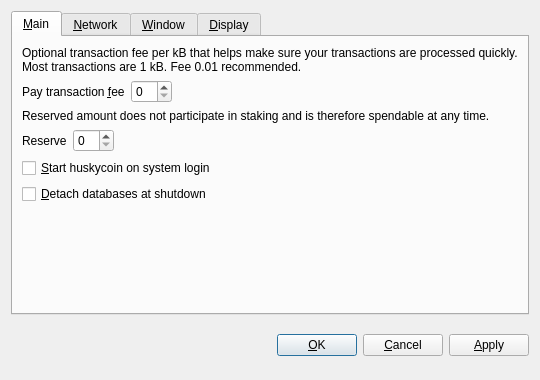
<?xml version="1.0" encoding="UTF-8"?>
<ui version="4.0">
 <class>OptionsDialog</class>
 <widget class="QDialog" name="OptionsDialog">
  <property name="geometry">
   <rect>
    <x>0</x>
    <y>0</y>
    <width>540</width>
    <height>380</height>
   </rect>
  </property>
  <property name="windowTitle">
   <string>Options</string>
  </property>
  <property name="modal">
   <bool>true</bool>
  </property>
  <layout class="QVBoxLayout" name="verticalLayout">
   <item>
    <widget class="QTabWidget" name="tabWidget">
     <property name="tabPosition">
      <enum>QTabWidget::North</enum>
     </property>
     <property name="currentIndex">
      <number>0</number>
     </property>
     <widget class="QWidget" name="tabMain">
      <attribute name="title">
       <string>&amp;Main</string>
      </attribute>
      <layout class="QVBoxLayout" name="verticalLayout_Main">
       <item>
        <widget class="QLabel" name="transactionFeeInfoLabel">
         <property name="text">
          <string>Optional transaction fee per kB that helps make sure your transactions are processed quickly. Most transactions are 1 kB. Fee 0.01 recommended.</string>
         </property>
         <property name="textFormat">
          <enum>Qt::PlainText</enum>
         </property>
         <property name="wordWrap">
          <bool>true</bool>
         </property>
        </widget>
       </item>
       <item>
        <layout class="QHBoxLayout" name="horizontalLayoutFee">
         <item>
          <widget class="QLabel" name="transactionFeeLabel">
           <property name="text">
            <string>Pay transaction &amp;fee</string>
           </property>
           <property name="textFormat">
            <enum>Qt::PlainText</enum>
           </property>
           <property name="buddy">
            <cstring>transactionFee</cstring>
           </property>
          </widget>
         </item>
         <item>
          <widget class="BitcoinAmountField" name="transactionFee"/>
         </item>
         <item>
          <spacer name="horizontalSpacerFee">
           <property name="orientation">
            <enum>Qt::Horizontal</enum>
           </property>
           <property name="sizeHint" stdset="0">
            <size>
             <width>40</width>
             <height>20</height>
            </size>
           </property>
          </spacer>
         </item>
        </layout>
       </item>
       <item>
        <widget class="QLabel" name="reserveBalanceInfoLabel">
         <property name="text">
          <string>Reserved amount does not participate in staking and is therefore spendable at any time.</string>
         </property>
         <property name="textFormat">
          <enum>Qt::PlainText</enum>
         </property>
         <property name="wordWrap">
          <bool>true</bool>
         </property>
        </widget>
       </item>
       <item>
        <layout class="QHBoxLayout" name="horizontalLayoutReserveBalance">
         <item>
          <widget class="QLabel" name="reserveBalanceLabel">
           <property name="text">
            <string>Reserve</string>
           </property>
           <property name="textFormat">
            <enum>Qt::PlainText</enum>
           </property>
           <property name="buddy">
            <cstring>reserveBalance</cstring>
           </property>
          </widget>
         </item>
         <item>
          <widget class="BitcoinAmountField" name="reserveBalance"/>
         </item>
         <item>
          <spacer name="horizontalSpacerReserveBalance">
           <property name="orientation">
            <enum>Qt::Horizontal</enum>
           </property>
           <property name="sizeHint" stdset="0">
            <size>
             <width>40</width>
             <height>20</height>
            </size>
           </property>
          </spacer>
         </item>
        </layout>
       </item>
       <item>
        <widget class="QCheckBox" name="bitcoinAtStartup">
         <property name="toolTip">
          <string>Automatically start huskycoin after logging in to the system.</string>
         </property>
         <property name="text">
          <string>&amp;Start huskycoin on system login</string>
         </property>
        </widget>
       </item>
       <item>
        <widget class="QCheckBox" name="detachDatabases">
         <property name="toolTip">
          <string>Detach block and address databases at shutdown. This means they can be moved to another data directory, but it slows down shutdown. The wallet is always detached.</string>
         </property>
         <property name="text">
          <string>&amp;Detach databases at shutdown</string>
         </property>
        </widget>
       </item>
       <item>
        <spacer name="verticalSpacer_Main">
         <property name="orientation">
          <enum>Qt::Vertical</enum>
         </property>
         <property name="sizeHint" stdset="0">
          <size>
           <width>20</width>
           <height>40</height>
          </size>
         </property>
        </spacer>
       </item>
      </layout>
     </widget>
     <widget class="QWidget" name="tabNetwork">
      <attribute name="title">
       <string>&amp;Network</string>
      </attribute>
      <layout class="QVBoxLayout" name="verticalLayout_Network">
       <item>
        <widget class="QCheckBox" name="mapPortUpnp">
         <property name="toolTip">
          <string>Automatically open the huskycoin client port on the router. This only works when your router supports UPnP and it is enabled.</string>
         </property>
         <property name="text">
          <string>Map port using &amp;UPnP</string>
         </property>
        </widget>
       </item>
       <item>
        <widget class="QCheckBox" name="connectSocks">
         <property name="toolTip">
          <string>Connect to the huskycoin network through a SOCKS proxy (e.g. when connecting through Tor).</string>
         </property>
         <property name="text">
          <string>&amp;Connect through SOCKS proxy:</string>
         </property>
        </widget>
       </item>
       <item>
        <layout class="QHBoxLayout" name="horizontalLayout_Network">
         <item>
          <widget class="QLabel" name="proxyIpLabel">
           <property name="text">
            <string>Proxy &amp;IP:</string>
           </property>
           <property name="textFormat">
            <enum>Qt::PlainText</enum>
           </property>
           <property name="buddy">
            <cstring>proxyIp</cstring>
           </property>
          </widget>
         </item>
         <item>
          <widget class="QValidatedLineEdit" name="proxyIp">
           <property name="maximumSize">
            <size>
             <width>140</width>
             <height>16777215</height>
            </size>
           </property>
           <property name="toolTip">
            <string>IP address of the proxy (e.g. 127.0.0.1)</string>
           </property>
          </widget>
         </item>
         <item>
          <widget class="QLabel" name="proxyPortLabel">
           <property name="text">
            <string>&amp;Port:</string>
           </property>
           <property name="textFormat">
            <enum>Qt::PlainText</enum>
           </property>
           <property name="buddy">
            <cstring>proxyPort</cstring>
           </property>
          </widget>
         </item>
         <item>
          <widget class="QLineEdit" name="proxyPort">
           <property name="maximumSize">
            <size>
             <width>55</width>
             <height>16777215</height>
            </size>
           </property>
           <property name="toolTip">
            <string>Port of the proxy (e.g. 9050)</string>
           </property>
          </widget>
         </item>
         <item>
          <widget class="QLabel" name="socksVersionLabel">
           <property name="text">
            <string>SOCKS &amp;Version:</string>
           </property>
           <property name="textFormat">
            <enum>Qt::PlainText</enum>
           </property>
           <property name="buddy">
            <cstring>socksVersion</cstring>
           </property>
          </widget>
         </item>
         <item>
          <widget class="QValueComboBox" name="socksVersion">
           <property name="toolTip">
            <string>SOCKS version of the proxy (e.g. 5)</string>
           </property>
          </widget>
         </item>
         <item>
          <spacer name="horizontalSpacer_Network">
           <property name="orientation">
            <enum>Qt::Horizontal</enum>
           </property>
           <property name="sizeHint" stdset="0">
            <size>
             <width>40</width>
             <height>20</height>
            </size>
           </property>
          </spacer>
         </item>
        </layout>
       </item>
       <item>
        <spacer name="verticalSpacer_Network">
         <property name="orientation">
          <enum>Qt::Vertical</enum>
         </property>
         <property name="sizeHint" stdset="0">
          <size>
           <width>20</width>
           <height>40</height>
          </size>
         </property>
        </spacer>
       </item>
      </layout>
     </widget>
     <widget class="QWidget" name="tabWindow">
      <attribute name="title">
       <string>&amp;Window</string>
      </attribute>
      <layout class="QVBoxLayout" name="verticalLayout_Window">
       <item>
        <widget class="QCheckBox" name="minimizeToTray">
         <property name="toolTip">
          <string>Show only a tray icon after minimizing the window.</string>
         </property>
         <property name="text">
          <string>&amp;Minimize to the tray instead of the taskbar</string>
         </property>
        </widget>
       </item>
       <item>
        <widget class="QCheckBox" name="minimizeOnClose">
         <property name="toolTip">
          <string>Minimize instead of exit the application when the window is closed. When this option is enabled, the application will be closed only after selecting Quit in the menu.</string>
         </property>
         <property name="text">
          <string>M&amp;inimize on close</string>
         </property>
        </widget>
       </item>
       <item>
        <spacer name="verticalSpacer_Window">
         <property name="orientation">
          <enum>Qt::Vertical</enum>
         </property>
         <property name="sizeHint" stdset="0">
          <size>
           <width>20</width>
           <height>40</height>
          </size>
         </property>
        </spacer>
       </item>
      </layout>
     </widget>
     <widget class="QWidget" name="tabDisplay">
      <attribute name="title">
       <string>&amp;Display</string>
      </attribute>
      <layout class="QVBoxLayout" name="verticalLayout_Display">
       <item>
        <layout class="QHBoxLayout" name="horizontalLayout_1_Display">
         <item>
          <widget class="QLabel" name="langLabel">
           <property name="text">
            <string>User Interface &amp;language:</string>
           </property>
           <property name="textFormat">
            <enum>Qt::PlainText</enum>
           </property>
           <property name="buddy">
            <cstring>lang</cstring>
           </property>
          </widget>
         </item>
         <item>
          <widget class="QValueComboBox" name="lang">
           <property name="toolTip">
            <string>The user interface language can be set here. This setting will take effect after restarting huskycoin.</string>
           </property>
          </widget>
         </item>
        </layout>
       </item>
       <item>
        <layout class="QHBoxLayout" name="horizontalLayout_2_Display">
         <item>
          <widget class="QLabel" name="unitLabel">
           <property name="text">
            <string>&amp;Unit to show amounts in:</string>
           </property>
           <property name="textFormat">
            <enum>Qt::PlainText</enum>
           </property>
           <property name="buddy">
            <cstring>unit</cstring>
           </property>
          </widget>
         </item>
         <item>
          <widget class="QValueComboBox" name="unit">
           <property name="toolTip">
            <string>Choose the default subdivision unit to show in the interface and when sending coins.</string>
           </property>
          </widget>
         </item>
        </layout>
       </item>
       <item>
        <widget class="QCheckBox" name="displayAddresses">
         <property name="toolTip">
          <string>Whether to show huskycoin addresses in the transaction list or not.</string>
         </property>
         <property name="text">
          <string>&amp;Display addresses in transaction list</string>
         </property>
        </widget>
       </item>
       <item>
        <widget class="QCheckBox" name="coinControlFeatures">
         <property name="toolTip">
          <string>Whether to show coin control features or not.</string>
         </property>
         <property name="text">
          <string>Display coin &amp;control features (experts only!)</string>
         </property>
        </widget>
       </item>
       <item>
        <spacer name="verticalSpacer_Display">
         <property name="orientation">
          <enum>Qt::Vertical</enum>
         </property>
         <property name="sizeHint" stdset="0">
          <size>
           <width>20</width>
           <height>40</height>
          </size>
         </property>
        </spacer>
       </item>
      </layout>
     </widget>
    </widget>
   </item>
   <item>
    <layout class="QHBoxLayout" name="horizontalLayout_Buttons">
     <item>
      <spacer name="horizontalSpacer_1">
       <property name="orientation">
        <enum>Qt::Horizontal</enum>
       </property>
       <property name="sizeHint" stdset="0">
        <size>
         <width>40</width>
         <height>48</height>
        </size>
       </property>
      </spacer>
     </item>
     <item>
      <widget class="QLabel" name="statusLabel">
       <property name="font">
        <font>
         <weight>75</weight>
         <bold>true</bold>
        </font>
       </property>
       <property name="text">
        <string/>
       </property>
       <property name="textFormat">
        <enum>Qt::PlainText</enum>
       </property>
       <property name="wordWrap">
        <bool>true</bool>
       </property>
      </widget>
     </item>
     <item>
      <spacer name="horizontalSpacer_2">
       <property name="orientation">
        <enum>Qt::Horizontal</enum>
       </property>
       <property name="sizeHint" stdset="0">
        <size>
         <width>40</width>
         <height>48</height>
        </size>
       </property>
      </spacer>
     </item>
     <item>
      <widget class="QPushButton" name="okButton">
       <property name="text">
        <string>&amp;OK</string>
       </property>
      </widget>
     </item>
     <item>
      <widget class="QPushButton" name="cancelButton">
       <property name="text">
        <string>&amp;Cancel</string>
       </property>
       <property name="autoDefault">
        <bool>false</bool>
       </property>
      </widget>
     </item>
     <item>
      <widget class="QPushButton" name="applyButton">
       <property name="text">
        <string>&amp;Apply</string>
       </property>
       <property name="autoDefault">
        <bool>false</bool>
       </property>
      </widget>
     </item>
    </layout>
   </item>
  </layout>
 </widget>
 <customwidgets>
  <customwidget>
   <class>BitcoinAmountField</class>
   <extends>QSpinBox</extends>
   <header>bitcoinamountfield.h</header>
  </customwidget>
  <customwidget>
   <class>QValueComboBox</class>
   <extends>QComboBox</extends>
   <header>qvaluecombobox.h</header>
  </customwidget>
  <customwidget>
   <class>QValidatedLineEdit</class>
   <extends>QLineEdit</extends>
   <header>qvalidatedlineedit.h</header>
  </customwidget>
 </customwidgets>
 <resources/>
 <connections/>
</ui>
